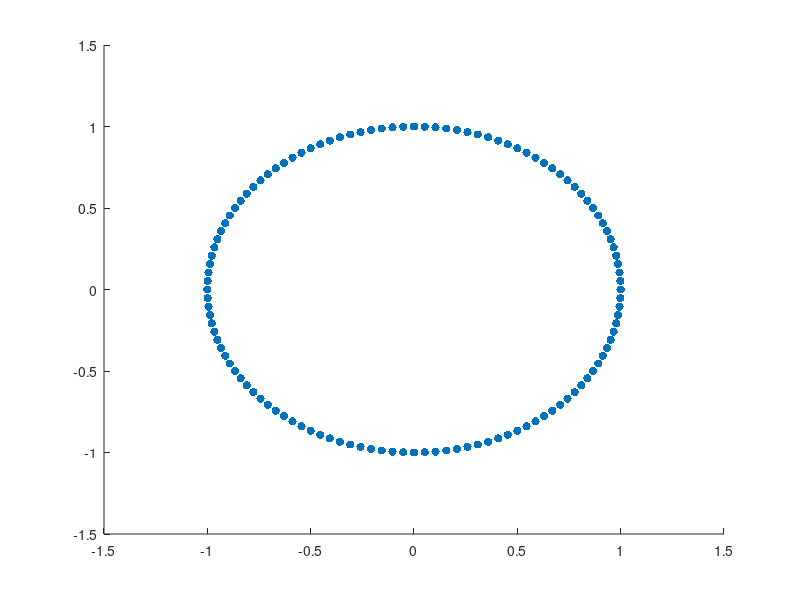

Source code (MATLAB):
clc, clear

w = pi/60;
A = [cos(w) -sin(w); sin(w) cos(w)];
B = [0; 1];
C = [1 0];

s = zeros(1000, 2);

s(1, :) = [0 1];

for i=1:999
    s(i+1, :) = s(i, :)*A;
end

disp(s);

scatter(s(:, 1), s(:, 2), 'filled')
axis([-1.5 1.5 -1.5 1.5]);
